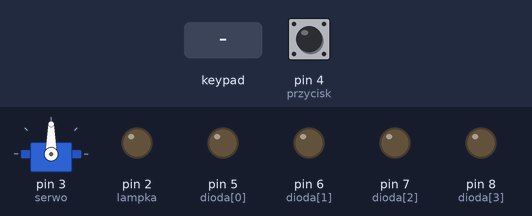
The sketch below on a simulated Arduino Uno, built with avr-gcc and run on an emulated ATmega328P. Parts: servo, output pins drawn as LEDs (lit = HIGH). Dashed ring = blinking. Inputs (shaded band) come from the test bench; at power-on: pin 4 (przycisk) HIGH.

Above: at 1.2 s.
1.3 s: pin 4 (przycisk) pulled LOW for 0.15 s
At 2.4 s:
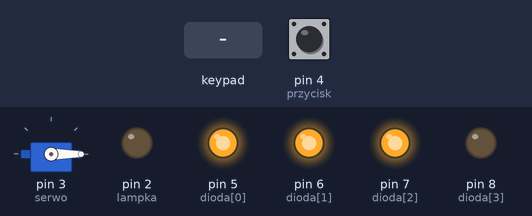
4.4 s: key '1' pressed
At 4.8 s:
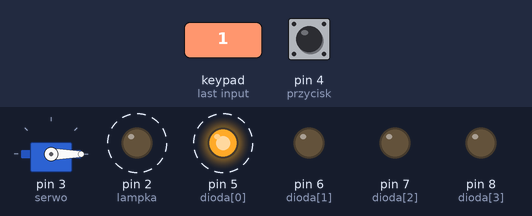
7.4 s: keypad keys 1 2 3 4 pressed 0.4 s apart
At 10.2 s:
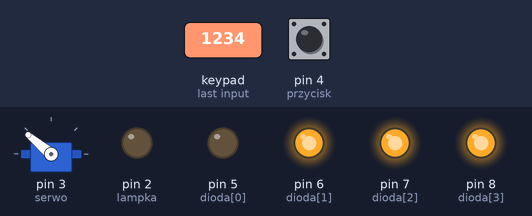
10.5 s: key 'D' pressed
13.5 s: keypad keys 1 2 3 4 # pressed 0.4 s apart
At 16.3 s:
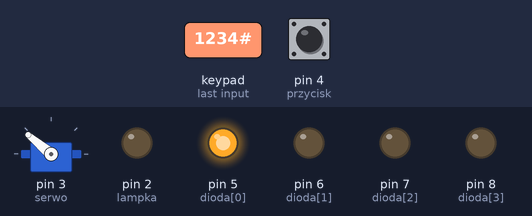
17.0 s: key '*' pressed
At 17.9 s:
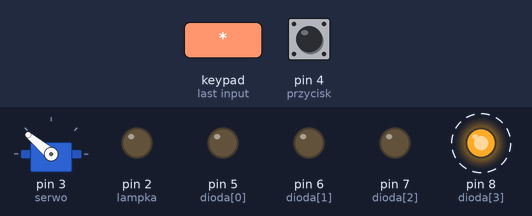
Timing chart, 0 to 21.0 s (numbered marks = the images above; inputs shaded):
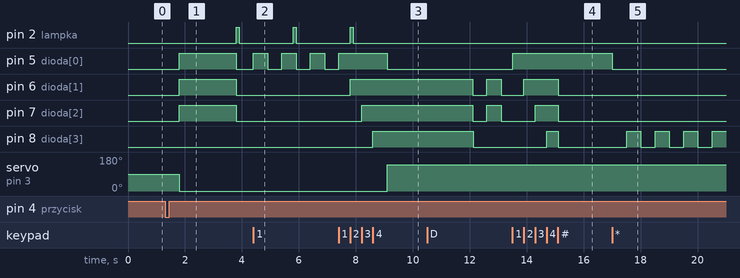

The sketch:

klawiatura.ino
```cpp
#include<Keypad.h>
#include<Servo.h>

Servo serwo;

//setup klawiatury-----------------------------------
const byte ROWS = 4;
const byte COLS = 4;

char hexaKeys[ROWS][COLS] = {
  {'1','2','3','A'},
  {'4','5','6','B'},
  {'7','8','9','C'},
  {'*','0','#','D'}
};

byte rowPins[ROWS] = {17,16,15,14};
byte colPins[COLS] = {13,12,11,10};

Keypad klawiatura = Keypad(makeKeymap(hexaKeys),rowPins,colPins,ROWS,COLS);
//-----------------------------------------------------

char klucz[4] = {'1','2','3','4'};
char wejscie[4];

char klawisz;
bool zgodny = 1;
bool aktywny = 0;
int it = 0;

unsigned long startCzas = 0;
unsigned long czas = 0;
unsigned long czasDiody = 0;
unsigned long czasLampki = 0;

bool stanDiody = 0;
bool stanLampki = 0;
bool mrugaj = 1;
bool uwaga = 0;

bool otwarte = 1;

bool programowanie = 0;
char krokProgramowania = 0;

int dioda[4] = {5,6,7,8};
int lampka = 2;
int przycisk = 4;

void wylaczDiody(){
  for(int i=0; i<4; i++){
    digitalWrite(dioda[i],LOW);
  }
  digitalWrite(lampka,LOW);
}

void uspij(){
  aktywny = 0;
  mrugaj = 1;
  uwaga = 0;
  it = 0;
  zgodny = 1;
  stanDiody = 0;
  czasDiody = 0;
  startCzas = 0;
  czas = 0;
  wylaczDiody();
  programowanie = 0;
}

void zamknij(){
  wylaczDiody();
  otwarte = 0;
  serwo.write(0);
  for(int i=0; i<3; i++){
    digitalWrite(dioda[i],HIGH);
  }
  //serwo.write(0);
  delay(2000);
  uspij();
}

void otworz(){
  wylaczDiody();
  serwo.write(140);
  for(int i=1;i<4;i++){
    digitalWrite(dioda[i],HIGH);
  }

  delay(3000);
  wylaczDiody();
  otwarte = 1;
  uwaga=0;
}

void setup() {//------------------------------------------------------------------------------------------------SETUP
  // put your setup code here, to run once:
  //Serial.begin(9600);

  for(int i=0; i<4; i++){
  pinMode(dioda[i],OUTPUT);
  }

  pinMode(przycisk,INPUT_PULLUP);
  pinMode(lampka,OUTPUT);

  serwo.attach(3);
  //serwo.write(0);
}

void loop() {//---------------------------------------------------------------------------------------------------LOOP
  if(aktywny) czas = millis()-startCzas;//sprawdz ile czasu minelo od ostatniej aktywnosci

  if(czas>20000) uspij();//uspij sie jesli minelo wiecej niz 20sek

  else if(czas>15000){//ostrzegaj miganiem jesli minelo wiecej niz 15sek
    uwaga = 1;
  }

  if(!otwarte){
    czas = millis() - czasLampki;
    if(czas>100 and stanLampki == 1){
      digitalWrite(lampka, LOW);
      stanLampki = 0;
      czasLampki = millis();
    }
    else if(czas>1900){
      digitalWrite(lampka,HIGH);
      stanLampki = 1;
      czasLampki = millis();
    }
  }

  if(aktywny and uwaga and otwarte){//ostrzeganie dioda gdy drzwi otwarte
    czas = millis() - czasDiody;
    if(czas>100 and stanDiody == 0){
      //digitalWrite(dioda[1],HIGH);
      //digitalWrite(dioda[2],HIGH);
      digitalWrite(dioda[3],HIGH);
      stanDiody = 1;
      czasDiody=millis();
    }
    else if(czas>100){
      //digitalWrite(dioda[1],LOW);
      //digitalWrite(dioda[2],LOW);
      digitalWrite(dioda[3],LOW);
      stanDiody = 0;
      czasDiody=millis();
    }
  }
  else if(aktywny and uwaga and !otwarte){//ostrzeganie dioda gdy drzwi zamkniete
    czas = millis() - czasDiody;
    if(czas>100 and stanDiody == 0){
      //digitalWrite(dioda[1],HIGH);
      //digitalWrite(dioda[2],HIGH);
      digitalWrite(dioda[0],HIGH);
      stanDiody = 1;
      czasDiody=millis();
    }
    else if(czas>100){
      //digitalWrite(dioda[1],LOW);
      //digitalWrite(dioda[2],LOW);
      digitalWrite(dioda[0],LOW);
      stanDiody = 0;
      czasDiody=millis();
    }
  }
  else if(aktywny and mrugaj and otwarte){//miganie dioda w gotowosci gdy drzwi otwarte
    czas = millis() - czasDiody;
    if(czas>500 and stanDiody == 0){
      //digitalWrite(dioda[1],HIGH);
      //digitalWrite(dioda[2],HIGH);
      digitalWrite(dioda[3],HIGH);
      stanDiody = 1;
      czasDiody=millis();
    }
    else if(czas>500){
      //digitalWrite(dioda[1],LOW);
      //digitalWrite(dioda[2],LOW);
      digitalWrite(dioda[3],LOW);
      stanDiody = 0;
      czasDiody=millis();
    }
  }
  else if(aktywny and mrugaj and !otwarte){//miganie dioda w gotowosci gdy drzwi zamkniete
    czas = millis() - czasDiody;
    if(czas>500 and stanDiody == 0){
      //digitalWrite(dioda[1],HIGH);
      //digitalWrite(dioda[2],HIGH);
      digitalWrite(dioda[0],HIGH);
      stanDiody = 1;
      czasDiody=millis();
    }
    else if(czas>500){
      //digitalWrite(dioda[1],LOW);
      //digitalWrite(dioda[2],LOW);
      digitalWrite(dioda[0],LOW);
      stanDiody = 0;
      czasDiody=millis();
    }
  }//-----------------------------------------------------------------------------------------------------------------

  if(digitalRead(przycisk) == LOW){
    delay(500);
    startCzas = millis();
    if(otwarte) zamknij();
    else otworz();
  }

  klawisz = klawiatura.getKey();

  if(klawisz){
    startCzas = millis();

    if(aktywny){
      if(otwarte){
        if(klawisz == '#') zamknij();
        else if(klawisz=='A') uspij();
        else if(klawisz == 'D'){
          krokProgramowania = 1;
          it = 0;
          stanDiody = 0;
          mrugaj = 1;
          wylaczDiody();
          while(krokProgramowania == 1){
            czas = millis()-czasDiody;
            if(czas>500 and stanDiody == 0 and mrugaj){
              digitalWrite(dioda[1],HIGH);
              digitalWrite(dioda[2],HIGH);
              stanDiody = 1;
              czasDiody = millis();
            }
            else if(czas>500 and mrugaj){
              digitalWrite(dioda[1],LOW);
              digitalWrite(dioda[2],LOW);
              stanDiody = 0;
              czasDiody = millis();
            }

            klawisz = klawiatura.getKey();

            if(klawisz){
              if(mrugaj) wylaczDiody();
              mrugaj = 0;
              if(klawisz == '*'){
                krokProgramowania = 0;
                wylaczDiody();
                mrugaj = 1;
              }
              else{
                wejscie[it] = klawisz;
                digitalWrite(dioda[it],HIGH);
                it++;
              }

              if(it == 4){
                delay(300);
                zgodny = 1;
                for(int i=0; i<4;i++){
                  if(wejscie[i]!=klucz[i]) zgodny = 0;
                }

                if(zgodny) krokProgramowania = 2;
                else krokProgramowania = 0;
              }
            }
          }
          it = 0;
          stanDiody = 0;
          mrugaj = 1;
          wylaczDiody();

          while(krokProgramowania == 2){
            czas = millis()-czasDiody;
            if(czas>500 and stanDiody == 0 and mrugaj){
              for(int i=0; i<4; i++){
                digitalWrite(dioda[i],HIGH);
              }
              stanDiody = 1;
              czasDiody = millis();
            }
            else if(czas>500 and mrugaj){
              for(int i=0; i<4; i++){
                digitalWrite(dioda[i],LOW);
              }
              stanDiody = 0;
              czasDiody = millis();
            }

            klawisz = klawiatura.getKey();

            if(klawisz){
              if(mrugaj) wylaczDiody();
              mrugaj = 0;

              if(klawisz == '*'){
                krokProgramowania = 0;
                mrugaj = 1;
                wylaczDiody();
              }
              else{
                klucz[it]=klawisz;
                digitalWrite(dioda[it],HIGH);
                it++;
              }
            }

            if(it == 4){
              delay(300);
              wylaczDiody();
              mrugaj = 1;
              krokProgramowania = 0;
              it = 0;
            }
          }

          startCzas = millis();
        }
        else{
          wylaczDiody();
          for(int i=1;i<4;i++){
            digitalWrite(dioda[i],HIGH);
          }
          delay(2000);
          wylaczDiody();
        }
      }
      else if(!otwarte){
        if(klawisz=='*'){
          wylaczDiody();
          mrugaj = 1;
          uwaga = 0;
          it = 0;
        }
        else{
          if(uwaga) digitalWrite(dioda[0],LOW);
          if(mrugaj) digitalWrite(dioda[3],LOW);
          mrugaj = 0;
          uwaga = 0;

          wejscie[it] = klawisz;
          digitalWrite(dioda[it],HIGH);
          it++;
        }
      }
    }
    else {aktywny=1; czas=millis();}

  }

  if(it == 4){
    delay(500);
    wylaczDiody();
    it = 0;
    zgodny = 1;
    for(int i=0; i<4; i++){
      if(wejscie[i]!=klucz[i]) zgodny = 0;
    }

    if(zgodny) otworz();
    else{
      for(int i=0;i<3;i++){
        digitalWrite(dioda[i],HIGH);
      }
      delay(2000);
      wylaczDiody();
    }

    mrugaj = 1;
  }
}
```

Measured:
- after the input at 1.3 s, pin 2 (lampka): LOW → HIGH after 2.5 s, → LOW 0.10 s later; pin 5 (dioda[0]), pin 6 (dioda[1]), pin 7 (dioda[2]): LOW → HIGH after 0.50 s, → LOW 2.0 s later; servo on pin 3 (serwo): 90° → 0° after 0.50 s
- after the input at 4.4 s, pin 5 (dioda[0]): alternates HIGH for 0.50 s and LOW for 0.50 s, starting at once
- after the input at 7.4 s, pin 2 (lampka): goes on until 7.9 s, then stays LOW; pin 6 (dioda[1]): LOW → HIGH after 0.41 s; pin 7 (dioda[2]): LOW → HIGH after 0.80 s; pin 8 (dioda[3]): LOW → HIGH after 1.2 s; servo on pin 3 (serwo): 0° → 140° after 1.7 s
- after the input at 13.5 s, pin 5 (dioda[0]): LOW → HIGH at once; pin 8 (dioda[3]): LOW → HIGH after 1.2 s, → LOW 0.40 s later
- after the input at 17.0 s, pin 5 (dioda[0]): HIGH → LOW at once; pin 8 (dioda[3]): alternates HIGH for 0.50 s and LOW for 0.50 s, starting after 0.51 s
